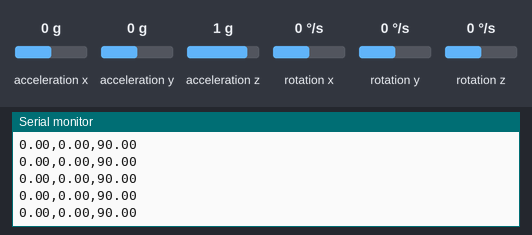
A sketch run on a simulated Arduino Uno, built with avr-gcc and run on an emulated ATmega328P. On the bench: the last lines printed to the serial monitor. Inputs (shaded band) come from the test bench; at power-on: acceleration x 0 g, acceleration y 0 g, acceleration z 1 g, rotation x 0 °/s, rotation y 0 °/s, rotation z 0 °/s.

Above: at 1.2 s.
1.3 s: acceleration x set to -1.4 g
At 1.38 s:
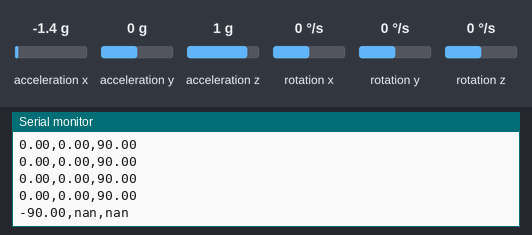
3.2 s: acceleration y set to -1.4 g
At 3.26 s:
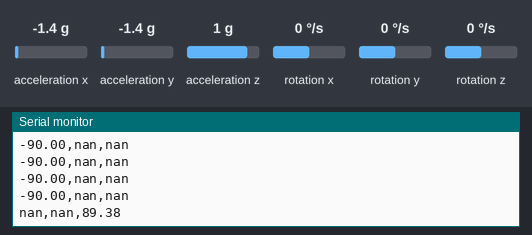
5.1 s: acceleration z set to -1.4 g
At 5.14 s:
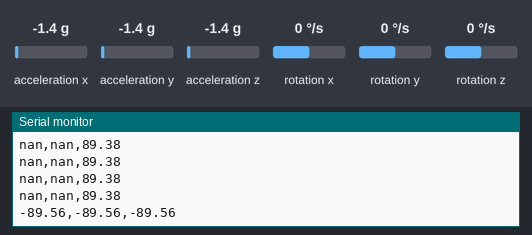
8.1 s: acceleration y set to 0 g
At 8.2 s:
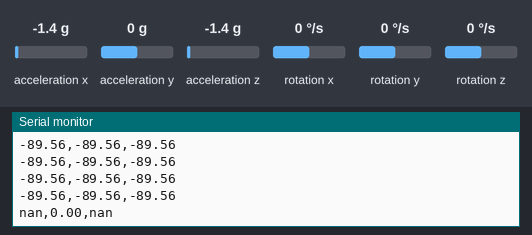
10.1 s: acceleration x set to -0.8 g
At 10.19 s:
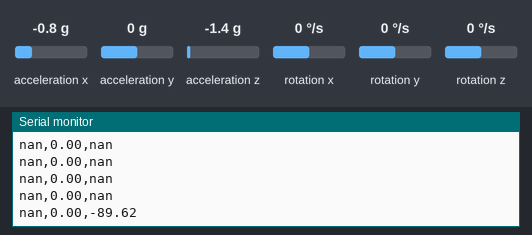
12.1 s: acceleration z set to -0.8 g
At 12.18 s:
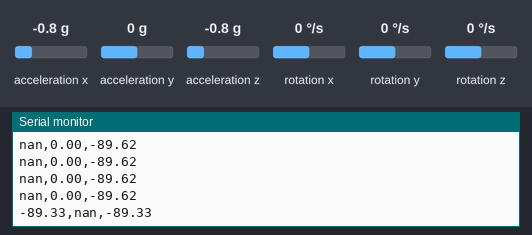

Measured:
- after the input at 1.3 s, the serial monitor: prints a new line after 0.07 s (image 1)
- after the input at 3.2 s, the serial monitor: prints a new line after 0.06 s (image 2)
- after the input at 5.1 s, the serial monitor: prints a new line at once (image 3)
- after the input at 8.1 s, the serial monitor: prints a new line after 0.10 s (image 4)
- after the input at 10.1 s, the serial monitor: prints a new line after 0.09 s (image 5)
- after the input at 12.1 s, the serial monitor: prints a new line after 0.08 s (image 6)

The sketch:

mpu6050_chair.ino
```cpp
#include <Wire.h>
#include <MPU6050.h>

MPU6050 mpu;

void setup() {
  Serial.begin(9600);
  Wire.begin();
  mpu.initialize();
}

void loop() {
  int16_t ax, ay, az;
  int16_t gx, gy, gz;
  mpu.getMotion6(&ax, &ay, &az, &gx, &gy, &gz);

  // Convert to angles
  float pitch = atan2(ax, sqrt(ay * ay + az * az)) * 180 / PI;
  float roll  = atan2(ay, sqrt(ax * ax + az * az)) * 180 / PI;
  float yaw   = atan2(az, sqrt(ax * ax + ay * ay)) * 180 / PI;

  // Send to serial
  Serial.print(pitch);
  Serial.print(",");
  Serial.print(roll);
  Serial.print(",");
  Serial.println(yaw);

  delay(100);
}
```
